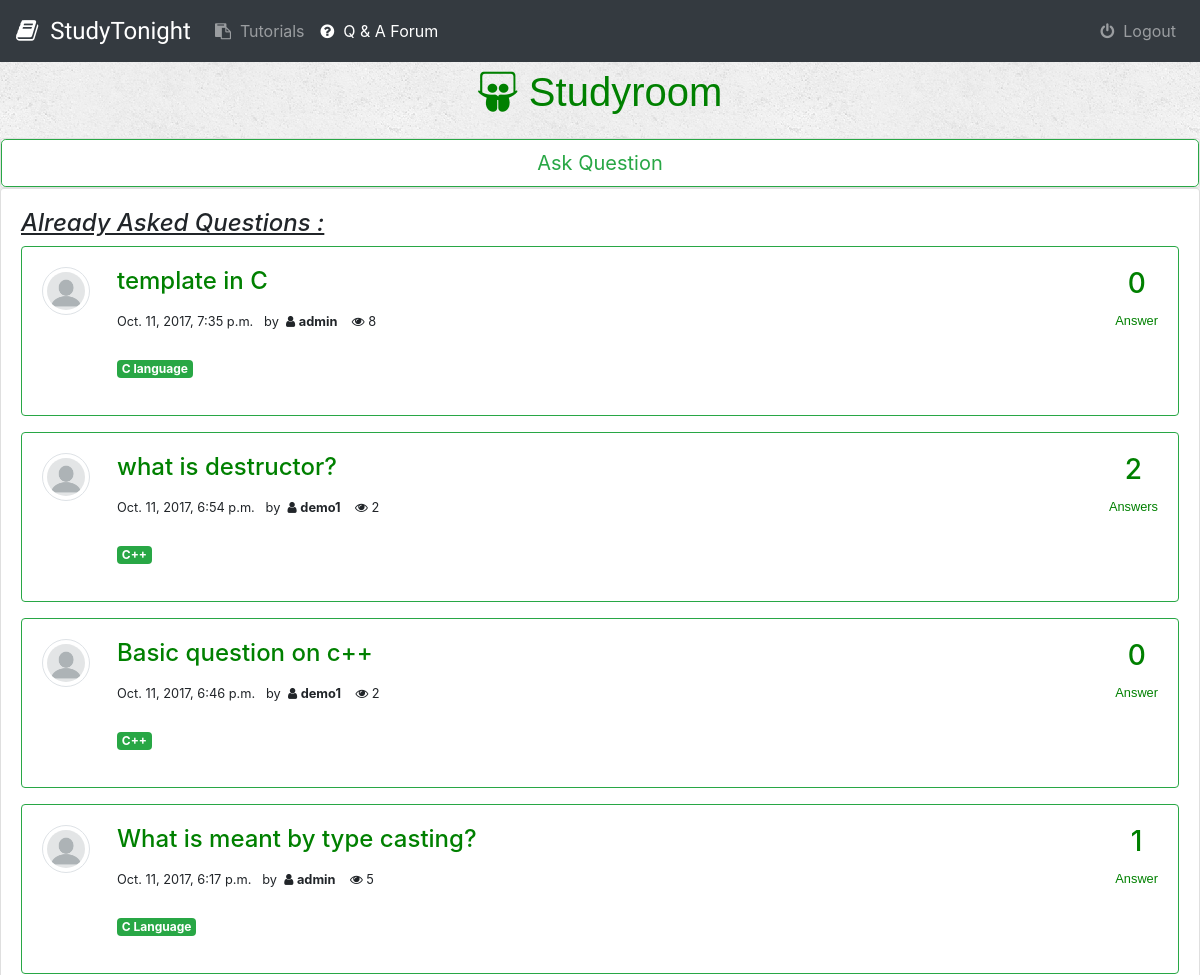
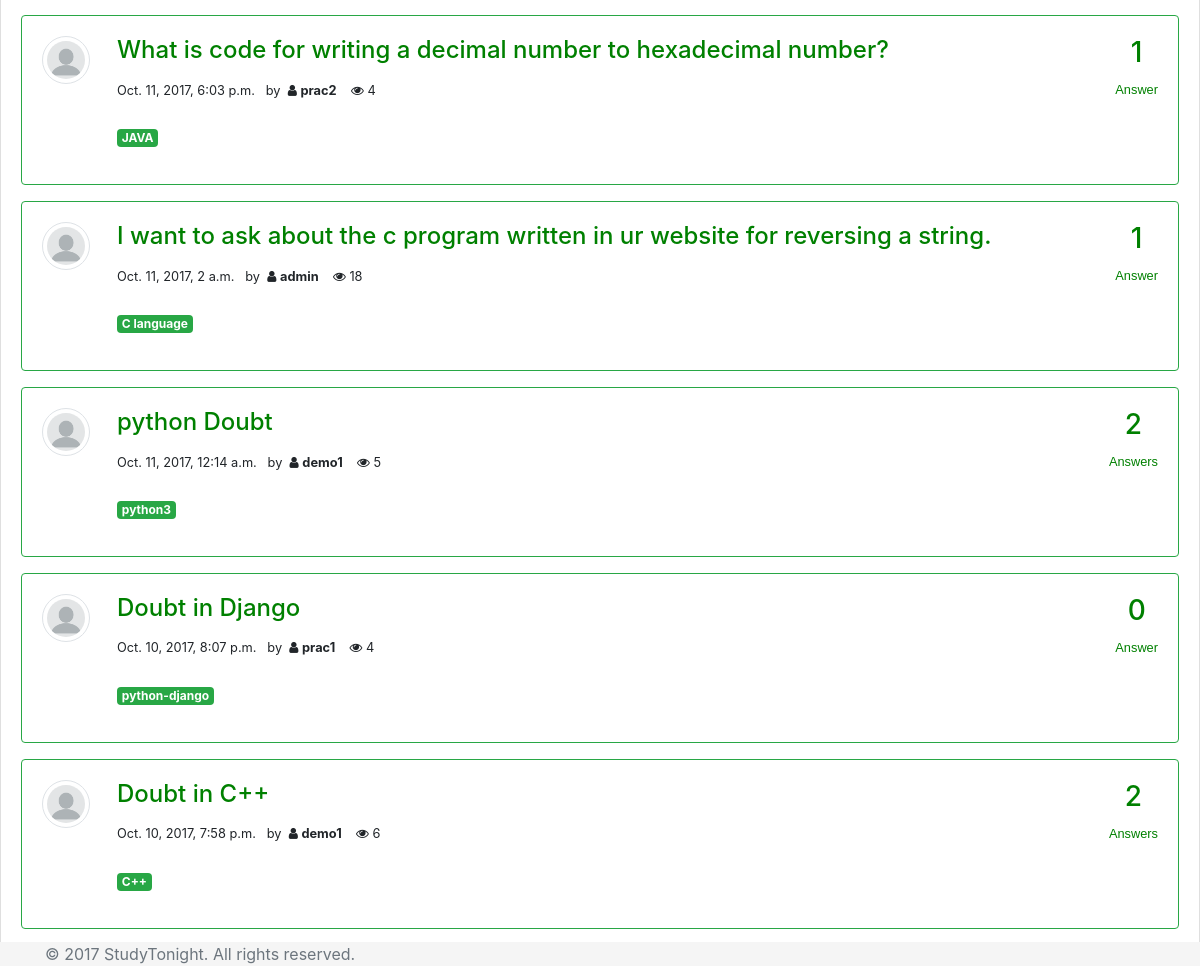
The page /forum/ (signed in) on the database its author committed (2 pictures, top to bottom).
### forum/models.py (models this page shows, shortened)
class Question(models.Model):
	user = models.ForeignKey(User, default=1)
	title = models.CharField(max_length=250)
	topic = models.CharField(max_length=100)
	upload_time = models.DateTimeField()
	question_content = models.TextField()
	number_of_views = models.IntegerField(default=0)

### forum/views.py (the view)
# urls.py: url(r'^forum/$', views.forum_list , name = 'forum_list'),
def forum_list(request):
	if not request.user.is_authenticated():
		return render(request, 'accounts/login.html')
	all_questions = Question.objects.all().order_by("-upload_time")
	context = {'all_questions' : all_questions}
	return render(request, 'forum/forum.html' , context)

### forum/templates/forum/forum.html (shortened to what this page needs)
{% extends 'forum/base.html' %}
{% block active_label %}active{% endblock %}
{% block body %}
	<div class="container-fluid">
    	<div class="row justify-content-md-center" >
    		<div class="col-offset-2 col-8 text-center">
      			<p style='font-size:40px;font-family: "Comic Sans MS", cursive, sans-serif; color: green;'>
      				<i class="fa fa-slideshare" aria-hidden="true"></i>
      				Studyroom
      			</p>
    		</div>
    	</div>
    </div>
	<div class="card">
		<a href="add/" class="btn btn-outline-success btn-lg" role="button" aria-pressed="true">Ask Question </a>
	</div>
		<div class="card" id = "forum_list">
		<div class="card-body" >
			<h4 style="text-decoration: underline;"><i>Already Asked Questions : </i></h4>
			{% for post in all_questions %}
			<div class="card border-success mb-3" >
				<div class="card-body">
					<div class="float-right" style="color: green;">
	  					<h3 class="text-center">
	  						{{post.answer_set.count}}
	  					</h3>
	  					<p class="darkest-grey" style='font-family: "Comic Sans MS", cursive, sans-serif;'>
	  					<small>
	  						{% if post.answer_set.count > 1 %}
	  							Answers
	  						{% else %}
	  							Answer
	  						{% endif %}
	  					</small>
	  					</p>
	  				</div>
					<div class="float-left">
						{% load staticfiles %}
						<img src="{% static 'forum/images/default-profile.png' %}"  class="rounded-circle img-thumbnail">
					</div>
					<div style="margin-left:75px;">
					<h4 class="card-title">
						<a href="{% url 'forum:question_detail' post.id %}">
							{{post.title}}
						</a>
					</h4>
					<p class="darkest-grey">
  					<small>
  						<span class="dark-grey">{{ post.upload_time }}</span>&nbsp;&nbsp;&nbsp;by&nbsp;
  						<span>
  							<i class="fa fa-user" aria-hidden="true"></i>
  							<label>
  								<strong>{{post.user}}</strong>
  							</label>&nbsp;&nbsp;&nbsp;
  						</span>
  						<span title="number of views">
  							<i class="fa fa-eye" aria-hidden="true"></i>
  							{{post.number_of_views}}
  						</span>
  					</small>
  					</p>
  					<p><span class="badge badge-success">{{post.topic}}</span></p>
					</div>
				</div>
			</div>
			{% endfor %}
		</div>
		</div>
{% endblock %}

### forum/templates/forum/base.html (shortened to what this page needs)
<!DOCTYPE html>
<html>
<head>
	<link rel="stylesheet" href="https://maxcdn.bootstrapcdn.com/bootstrap/4.0.0-beta/css/bootstrap.min.css">
	<link href="https://maxcdn.bootstrapcdn.com/font-awesome/4.7.0/css/font-awesome.min.css" rel="stylesheet">
	<link href="//maxcdn.bootstrapcdn.com/font-awesome/4.2.0/css/font-awesome.min.css" rel="stylesheet">
	{% load staticfiles %}
	<link rel="stylesheet" type="text/css" href="{% static 'forum/style.css' %}">
	<nav class="navbar navbar-dark navbar-expand-lg bg-dark" id="mynav">
			<div class="navbar-header">
				<a class="navbar-brand" href="{% url 'forum:home' %}">
					<span class="nav-heading">
						<i class="fa fa-book" aria-hidden="true"></i>&nbsp;
						StudyTonight
					</span>
				</a>
			</div>
  			<div class="navbar-collapse">
			    <ul class="navbar-nav mr-auto">
			    	<li class="nav-item {% block active_label_tut %}{% endblock %}">
			        	<a class="nav-link" href="{% url 'forum:tutorial' %}">
			        		<i class="fa fa-clipboard" aria-hidden="true"></i>&nbsp;
			        		Tutorials
			        	</a>
			      	</li>
			      	<li class="nav-item {% block active_label %}{% endblock %}">
			        	<a class="nav-link" href="{% url 'forum:forum_list' %}">
			        		<i class="fa fa-question-circle" aria-hidden="true"></i>&nbsp;
			        		Q & A Forum
			        	</a>
			      	</li>
			    </ul>
			    <ul class="navbar-nav ml-auto">
			    	<li class="nav-item">
			        	<a class="nav-link" href="{% url 'accounts:logout_user' %}">
			        		<i class="fa fa-power-off" aria-hidden="true"></i>&nbsp;
			        		Logout
			        	</a>
			      	</li>
			    </ul>
			</div>
	</nav>
</head>
<body>
	{% block body %}{% endblock %}
	<div class="footer">
      <div class="container">
        <span class="text-muted">
        	© 2017 StudyTonight.  All rights reserved.
        </span>
      </div>
    </div>
</body>
</html>

### forum/static/forum/style.css (style rules this page uses)
body { background: white url('images/background.png'); }
.nav-heading { font-family: Satisfy; font-size: larger; }
.footer { position:fixed; bottom:0; width:100%; display: block; background-color: whitesmoke; }
.rounded-circle { max-width: 48px; height: auto; }
#forum_list a { color: green; }

### rows shown on the page
Question: answer_set.count "0", shows "Answer", title "template in C", upload_time "Oct. 11, 2017, 7:35 p.m.", user "admin", number_of_views "8", topic "C language"
Question: answer_set.count "2", shows "Answers", title "what is destructor?", upload_time "Oct. 11, 2017, 6:54 p.m.", user "demo1", number_of_views "2", topic "C++"
Question: answer_set.count "0", shows "Answer", title "Basic question on c++", upload_time "Oct. 11, 2017, 6:46 p.m.", user "demo1", number_of_views "2", topic "C++"
Question: answer_set.count "1", shows "Answer", title "What is meant by type casting?", upload_time "Oct. 11, 2017, 6:17 p.m.", user "admin", number_of_views "5", topic "C Language"
Question: answer_set.count "1", shows "Answer", title "What is code for writing a decimal number to hexadecimal number?", upload_time "Oct. 11, 2017, 6:03 p.m.", user "prac2", number_of_views "4", topic "JAVA"
Question: answer_set.count "1", shows "Answer", title "I want to ask about the c program written in ur website for reversing a string.", upload_time "Oct. 11, 2017, 2 a.m.", user "admin", number_of_views "18", topic "C language"
Question: answer_set.count "2", shows "Answers", title "python Doubt", upload_time "Oct. 11, 2017, 12:14 a.m.", user "demo1", number_of_views "5", topic "python3"
Question: answer_set.count "0", shows "Answer", title "Doubt in Django", upload_time "Oct. 10, 2017, 8:07 p.m.", user "prac1", number_of_views "4", topic "python-django"
Question: answer_set.count "2", shows "Answers", title "Doubt in C++", upload_time "Oct. 10, 2017, 7:58 p.m.", user "demo1", number_of_views "6", topic "C++"
